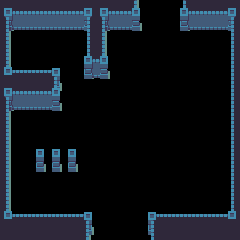

A level layout from a 2D game, rendered from its tile map. Below: a short description, then the map file with its tile-grid data intact:
An orthogonal 15x15 tile map with 16x16 px tiles, 1 tile layer (Tiles) and 17 objects (5x pebbles, 4x statue_b, 2x pressure_plate, 2x link, pillar, ...).

<map version="1.0" orientation="orthogonal" width="15" height="15" tilewidth="16" tileheight="16">
 <tileset firstgid="1" name="tiles" tilewidth="16" tileheight="16">
  <image source="../../tilesets/tiles.png" width="96" height="144" />
 </tileset>
 <layer name="Tiles" width="15" height="15">
  <data>
   <tile gid="4" />
   <tile gid="5" />
   <tile gid="5" />
   <tile gid="5" />
   <tile gid="5" />
   <tile gid="6" />
   <tile gid="4" />
   <tile gid="5" />
   <tile gid="46" />
   <tile gid="0" />
   <tile gid="0" />
   <tile gid="45" />
   <tile gid="5" />
   <tile gid="5" />
   <tile gid="6" />
   <tile gid="10" />
   <tile gid="11" />
   <tile gid="11" />
   <tile gid="11" />
   <tile gid="11" />
   <tile gid="12" />
   <tile gid="10" />
   <tile gid="11" />
   <tile gid="52" />
   <tile gid="0" />
   <tile gid="0" />
   <tile gid="51" />
   <tile gid="11" />
   <tile gid="11" />
   <tile gid="12" />
   <tile gid="16" />
   <tile gid="0" />
   <tile gid="0" />
   <tile gid="0" />
   <tile gid="0" />
   <tile gid="18" />
   <tile gid="16" />
   <tile gid="0" />
   <tile gid="0" />
   <tile gid="0" />
   <tile gid="0" />
   <tile gid="0" />
   <tile gid="0" />
   <tile gid="0" />
   <tile gid="18" />
   <tile gid="16" />
   <tile gid="0" />
   <tile gid="0" />
   <tile gid="0" />
   <tile gid="0" />
   <tile gid="45" />
   <tile gid="46" />
   <tile gid="0" />
   <tile gid="0" />
   <tile gid="0" />
   <tile gid="0" />
   <tile gid="0" />
   <tile gid="0" />
   <tile gid="0" />
   <tile gid="18" />
   <tile gid="22" />
   <tile gid="23" />
   <tile gid="23" />
   <tile gid="34" />
   <tile gid="0" />
   <tile gid="51" />
   <tile gid="52" />
   <tile gid="0" />
   <tile gid="0" />
   <tile gid="0" />
   <tile gid="0" />
   <tile gid="0" />
   <tile gid="0" />
   <tile gid="0" />
   <tile gid="18" />
   <tile gid="4" />
   <tile gid="5" />
   <tile gid="5" />
   <tile gid="38" />
   <tile gid="0" />
   <tile gid="0" />
   <tile gid="0" />
   <tile gid="0" />
   <tile gid="0" />
   <tile gid="0" />
   <tile gid="0" />
   <tile gid="0" />
   <tile gid="0" />
   <tile gid="0" />
   <tile gid="18" />
   <tile gid="10" />
   <tile gid="11" />
   <tile gid="11" />
   <tile gid="52" />
   <tile gid="0" />
   <tile gid="0" />
   <tile gid="0" />
   <tile gid="0" />
   <tile gid="0" />
   <tile gid="0" />
   <tile gid="0" />
   <tile gid="0" />
   <tile gid="0" />
   <tile gid="0" />
   <tile gid="18" />
   <tile gid="16" />
   <tile gid="0" />
   <tile gid="0" />
   <tile gid="0" />
   <tile gid="0" />
   <tile gid="0" />
   <tile gid="0" />
   <tile gid="0" />
   <tile gid="0" />
   <tile gid="0" />
   <tile gid="0" />
   <tile gid="0" />
   <tile gid="0" />
   <tile gid="0" />
   <tile gid="18" />
   <tile gid="16" />
   <tile gid="0" />
   <tile gid="0" />
   <tile gid="0" />
   <tile gid="0" />
   <tile gid="0" />
   <tile gid="0" />
   <tile gid="0" />
   <tile gid="0" />
   <tile gid="0" />
   <tile gid="0" />
   <tile gid="0" />
   <tile gid="0" />
   <tile gid="0" />
   <tile gid="18" />
   <tile gid="16" />
   <tile gid="0" />
   <tile gid="21" />
   <tile gid="21" />
   <tile gid="21" />
   <tile gid="0" />
   <tile gid="0" />
   <tile gid="0" />
   <tile gid="0" />
   <tile gid="0" />
   <tile gid="0" />
   <tile gid="0" />
   <tile gid="0" />
   <tile gid="0" />
   <tile gid="18" />
   <tile gid="16" />
   <tile gid="0" />
   <tile gid="27" />
   <tile gid="27" />
   <tile gid="27" />
   <tile gid="0" />
   <tile gid="0" />
   <tile gid="0" />
   <tile gid="0" />
   <tile gid="0" />
   <tile gid="0" />
   <tile gid="0" />
   <tile gid="0" />
   <tile gid="0" />
   <tile gid="18" />
   <tile gid="16" />
   <tile gid="0" />
   <tile gid="0" />
   <tile gid="0" />
   <tile gid="0" />
   <tile gid="0" />
   <tile gid="0" />
   <tile gid="0" />
   <tile gid="0" />
   <tile gid="0" />
   <tile gid="0" />
   <tile gid="0" />
   <tile gid="0" />
   <tile gid="0" />
   <tile gid="18" />
   <tile gid="16" />
   <tile gid="0" />
   <tile gid="0" />
   <tile gid="0" />
   <tile gid="0" />
   <tile gid="0" />
   <tile gid="0" />
   <tile gid="0" />
   <tile gid="0" />
   <tile gid="0" />
   <tile gid="0" />
   <tile gid="0" />
   <tile gid="0" />
   <tile gid="0" />
   <tile gid="18" />
   <tile gid="22" />
   <tile gid="23" />
   <tile gid="23" />
   <tile gid="23" />
   <tile gid="23" />
   <tile gid="34" />
   <tile gid="0" />
   <tile gid="0" />
   <tile gid="0" />
   <tile gid="33" />
   <tile gid="23" />
   <tile gid="23" />
   <tile gid="23" />
   <tile gid="23" />
   <tile gid="24" />
   <tile gid="8" />
   <tile gid="8" />
   <tile gid="8" />
   <tile gid="8" />
   <tile gid="8" />
   <tile gid="40" />
   <tile gid="0" />
   <tile gid="0" />
   <tile gid="0" />
   <tile gid="39" />
   <tile gid="8" />
   <tile gid="8" />
   <tile gid="8" />
   <tile gid="8" />
   <tile gid="8" />
  </data>
 </layer>
 <objectgroup name="Objects" width="0" height="0">
  <object name="statue_b" x="80" y="96" width="32" height="32" />
  <object name="statue_b" x="176" y="48" width="32" height="32" />
  <object name="statue_b" x="160" y="112" width="32" height="32" />
  <object name="statue_b" x="160" y="176" width="32" height="32" />
  <object name="pillar" x="64" y="128" width="16" height="32" />
  <object name="lever" x="16" y="192" width="16" height="16" />
  <object name="pressure_plate" x="24" y="40" width="16" height="16" />
  <object name="pressure_plate" x="24" y="120" width="16" height="16" />
  <object name="golemspawn" x="112" y="48" width="112" height="16" />
  <object name="spikes" x="96" y="208" width="48" height="16" />
  <object name="pebbles" x="128" y="80" width="16" height="16" />
  <object name="pebbles" x="112" y="144" width="16" height="16" />
  <object name="pebbles" x="208" y="96" width="16" height="16" />
  <object name="pebbles" x="48" y="32" width="16" height="16" />
  <object name="pebbles" x="48" y="176" width="16" height="16" />
  <object name="link" x="144" y="0" width="32" height="16" />
  <object name="link" x="96" y="224" width="48" height="16" />
 </objectgroup>
</map>